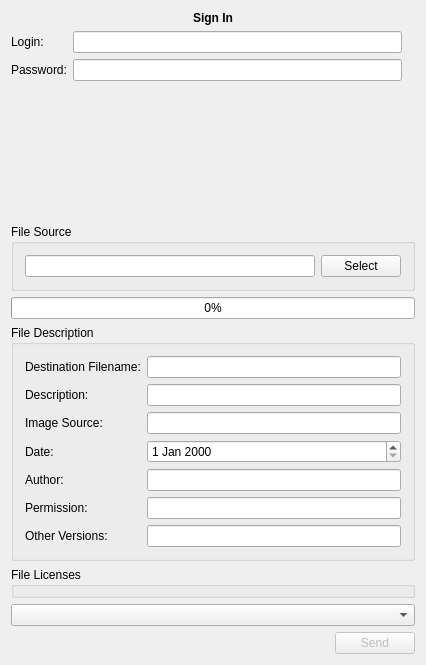
<?xml version="1.0" encoding="UTF-8"?>
<ui version="4.0">
 <class>MainWindow</class>
 <widget class="QMainWindow" name="MainWindow">
  <property name="geometry">
   <rect>
    <x>0</x>
    <y>0</y>
    <width>426</width>
    <height>665</height>
   </rect>
  </property>
  <property name="windowTitle">
   <string>Upload an Image</string>
  </property>
  <widget class="QWidget" name="centralWidget">
   <layout class="QGridLayout" name="gridLayout_2">
    <item row="13" column="1">
     <layout class="QHBoxLayout" name="horizontalLayout_2">
      <item>
       <spacer name="horizontalSpacer">
        <property name="orientation">
         <enum>Qt::Horizontal</enum>
        </property>
        <property name="sizeHint" stdset="0">
         <size>
          <width>40</width>
          <height>20</height>
         </size>
        </property>
       </spacer>
      </item>
      <item>
       <widget class="QPushButton" name="pushButton">
        <property name="enabled">
         <bool>false</bool>
        </property>
        <property name="text">
         <string notr="true">Send</string>
        </property>
       </widget>
      </item>
     </layout>
    </item>
    <item row="2" column="1">
     <widget class="QGroupBox" name="groupBox">
      <property name="title">
       <string notr="true">File Source</string>
      </property>
      <property name="flat">
       <bool>true</bool>
      </property>
      <property name="checkable">
       <bool>false</bool>
      </property>
      <layout class="QHBoxLayout" name="horizontalLayout">
       <item>
        <widget class="QLineEdit" name="lineEdit"/>
       </item>
       <item>
        <widget class="QPushButton" name="parcourir">
         <property name="text">
          <string notr="true" comment="Select file source to upload">Select</string>
         </property>
        </widget>
       </item>
      </layout>
     </widget>
    </item>
    <item row="1" column="1">
     <layout class="QGridLayout" name="gridLayout">
      <item row="1" column="0">
       <widget class="QLabel" name="mLoginLabel">
        <property name="text">
         <string notr="true">Login:</string>
        </property>
       </widget>
      </item>
      <item row="1" column="1">
       <widget class="QLineEdit" name="mLoginEdit"/>
      </item>
      <item row="2" column="0">
       <widget class="QLabel" name="mMdpLabel">
        <property name="text">
         <string notr="true">Password:</string>
        </property>
       </widget>
      </item>
      <item row="2" column="1">
       <widget class="QLineEdit" name="mMdpEdit">
        <property name="echoMode">
         <enum>QLineEdit::Password</enum>
        </property>
       </widget>
      </item>
      <item row="3" column="0">
       <spacer name="verticalSpacer">
        <property name="orientation">
         <enum>Qt::Vertical</enum>
        </property>
        <property name="sizeHint" stdset="0">
         <size>
          <width>20</width>
          <height>40</height>
         </size>
        </property>
       </spacer>
      </item>
      <item row="1" column="2" rowspan="3">
       <widget class="QLabel" name="previewLabel">
        <property name="text">
         <string/>
        </property>
        <property name="alignment">
         <set>Qt::AlignHCenter|Qt::AlignTop</set>
        </property>
       </widget>
      </item>
     </layout>
    </item>
    <item row="0" column="1">
     <widget class="QLabel" name="label_2">
      <property name="font">
       <font>
        <weight>75</weight>
        <bold>true</bold>
       </font>
      </property>
      <property name="text">
       <string notr="true">Sign In</string>
      </property>
      <property name="scaledContents">
       <bool>false</bool>
      </property>
      <property name="alignment">
       <set>Qt::AlignCenter</set>
      </property>
     </widget>
    </item>
    <item row="5" column="1" rowspan="2">
     <widget class="QGroupBox" name="groupBox_2">
      <property name="title">
       <string notr="true">File Description</string>
      </property>
      <property name="flat">
       <bool>true</bool>
      </property>
      <layout class="QGridLayout" name="gridLayout_3">
       <item row="4" column="0">
        <widget class="QLabel" name="authorLabel">
         <property name="text">
          <string notr="true">Author:</string>
         </property>
        </widget>
       </item>
       <item row="2" column="1">
        <widget class="QLineEdit" name="sourceEdit"/>
       </item>
       <item row="1" column="1">
        <widget class="QLineEdit" name="descriptionEdit"/>
       </item>
       <item row="6" column="0">
        <widget class="QLabel" name="versionsLabel">
         <property name="text">
          <string notr="true">Other Versions:</string>
         </property>
        </widget>
       </item>
       <item row="4" column="1">
        <widget class="QLineEdit" name="authorEdit"/>
       </item>
       <item row="5" column="0">
        <widget class="QLabel" name="permissionLabel">
         <property name="text">
          <string notr="true">Permission:</string>
         </property>
        </widget>
       </item>
       <item row="5" column="1">
        <widget class="QLineEdit" name="permissionEdit"/>
       </item>
       <item row="6" column="1">
        <widget class="QLineEdit" name="versionsEdit"/>
       </item>
       <item row="1" column="0">
        <widget class="QLabel" name="label_3">
         <property name="text">
          <string notr="true">Description:</string>
         </property>
        </widget>
       </item>
       <item row="3" column="1">
        <widget class="QDateEdit" name="dateEdit"/>
       </item>
       <item row="3" column="0">
        <widget class="QLabel" name="dateLabel">
         <property name="text">
          <string notr="true">Date:</string>
         </property>
        </widget>
       </item>
       <item row="2" column="0">
        <widget class="QLabel" name="sourceLabel">
         <property name="text">
          <string notr="true">Image Source:</string>
         </property>
        </widget>
       </item>
       <item row="0" column="0">
        <widget class="QLabel" name="label">
         <property name="text">
          <string notr="true">Destination Filename:</string>
         </property>
        </widget>
       </item>
       <item row="0" column="1">
        <widget class="QLineEdit" name="lineEdit_2">
         <property name="focusPolicy">
          <enum>Qt::StrongFocus</enum>
         </property>
        </widget>
       </item>
      </layout>
     </widget>
    </item>
    <item row="4" column="1">
     <widget class="QProgressBar" name="progressBar">
      <property name="enabled">
       <bool>true</bool>
      </property>
      <property name="value">
       <number>0</number>
      </property>
     </widget>
    </item>
    <item row="9" column="1">
     <widget class="QComboBox" name="comboBox"/>
    </item>
    <item row="8" column="0">
     <layout class="QVBoxLayout" name="verticalLayout"/>
    </item>
    <item row="7" column="1">
     <widget class="QGroupBox" name="groupBox_3">
      <property name="layoutDirection">
       <enum>Qt::LeftToRight</enum>
      </property>
      <property name="title">
       <string notr="true">File Licenses</string>
      </property>
      <property name="flat">
       <bool>true</bool>
      </property>
     </widget>
    </item>
   </layout>
  </widget>
 </widget>
 <layoutdefault spacing="6" margin="11"/>
 <tabstops>
  <tabstop>mLoginEdit</tabstop>
  <tabstop>mMdpEdit</tabstop>
  <tabstop>lineEdit</tabstop>
  <tabstop>parcourir</tabstop>
  <tabstop>lineEdit_2</tabstop>
  <tabstop>descriptionEdit</tabstop>
  <tabstop>sourceEdit</tabstop>
  <tabstop>dateEdit</tabstop>
  <tabstop>authorEdit</tabstop>
  <tabstop>permissionEdit</tabstop>
  <tabstop>versionsEdit</tabstop>
  <tabstop>pushButton</tabstop>
 </tabstops>
 <resources/>
 <connections/>
 <slots>
  <slot>parcourirFiles()</slot>
 </slots>
</ui>
